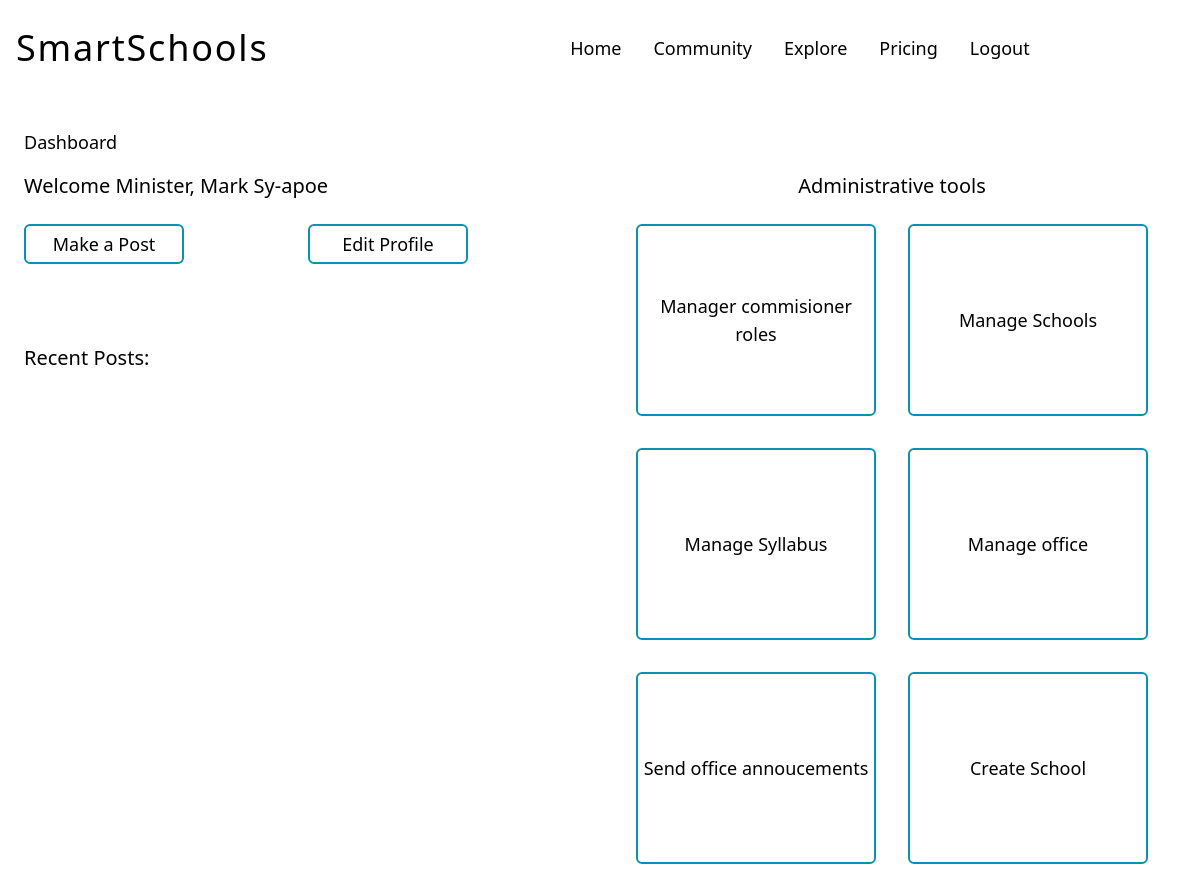
The app's page / (signed in), older data.
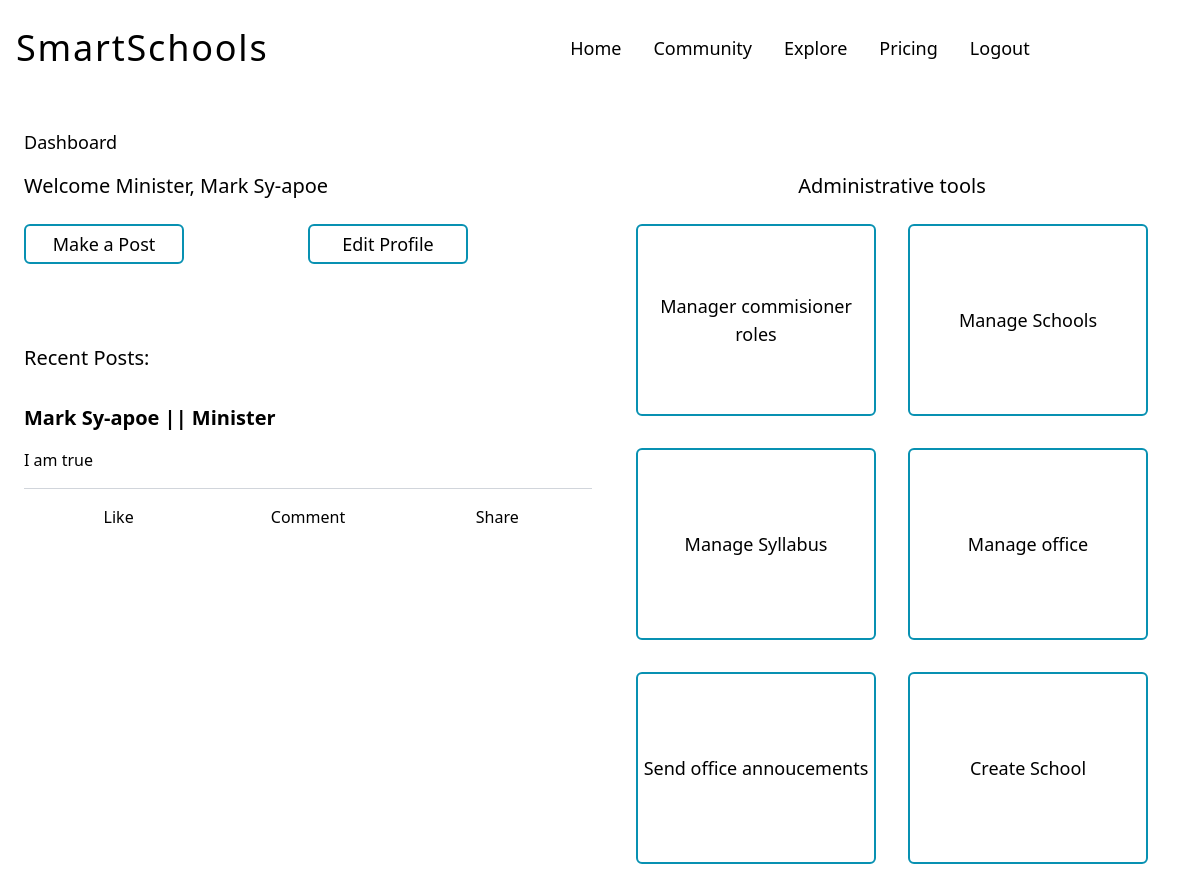
The same page, newer data.
### account/models.py (models this page shows, shortened)
class Account(AbstractBaseUser):
	email 			= models.EmailField(verbose_name="email", max_length=60, unique=True)
	first_name 		= models.CharField(max_length=30, null=True)
	last_name 		= models.CharField(max_length=30, null=True)
	username 		= models.CharField(max_length=30, unique=True)
	date_joined 	= models.DateTimeField(verbose_name="date joined", auto_now_add=True)
	last_login 		= models.DateTimeField(verbose_name="last_login", auto_now=True)
	is_admin 		= models.BooleanField(default=False)
	is_active 		= models.BooleanField(default=True)
	is_staff 		= models.BooleanField(default=False)
	is_superuser 	= models.BooleanField(default=False)
	is_confirmed		= models.BooleanField(default=False)
	is_approved = models.BooleanField(default=False)
	accounttype = models.CharField(max_length=30, choices=ACC_TYPE)
	objects = MyAccountManager()
	USERNAME_FIELD = 'email'
	REQUIRED_FIELDS = ['username', 'first_name', 'last_name']

class Post(models.Model):
	user    = models.OneToOneField(Account, on_delete=models.CASCADE)
	content = models.TextField()

### account/views.py (the view)
# urls.py: path('', views.index, name='index'),
def index(request):
    user = request.user
    context={}
    if user.is_authenticated:
        getposts = Post.objects.filter(user=user)[:5]
        context['yourpost'] = getposts
        if user.accounttype == 'ministerOE':
            profile = MinisterProfile.objects.get(user=user)
            context['profile'] = profile
        elif user.accounttype == 'commissioner':
            profile = CommissionerProfile.objects.get(user=user)
            context['profile'] = profile
        elif user.accounttype == 'fedraldistrict':
            profile = FedralDistrictHeadProfile.objects.get(user=user)
            context['profile'] = profile
        elif user.accounttype == 'statedistrict':
            profile = StateDistrictHeadProfile.objects.get(user=user)
            context['profile'] = profile
        elif user.accounttype == 'principal':
            profile = PrincipalProfile.objects.get(user=user)
            context['profile'] = profile
        else:
            pass
    return render(request, "index.html", context)

### templates/index.html (shortened to what the changed rows need)
{% extends 'base.html' %}
{% block content %}
    {% if user.is_authenticated %}
        <div class="grid grid-cols-1 md:grid-cols-2 gap-4">
        {% if user.accounttype == 'ministerOE' %}
            <div>
                <p class="text-xl mt-4">Welcome Minister, {{user.first_name}} {{user.last_name}}</p>
                <div class="grid grid-cols-2 mt-6">
                    <a href="{% url 'create-post' %}"><button class="border-2 border-cyan-600 px-4 h-10 w-[10rem] text-lg hover:bg-cyan-600 hover:text-white rounded-md">Make a Post</button></a>
                    <button class="border-2 border-cyan-600 px-4 h-10 w-[10rem] text-lg hover:bg-cyan-600 hover:text-white rounded-md">Edit Profile</button>
                </div>
                <p class="mt-20 text-xl">Recent Posts:</p>
                <div class="mt-8 grid grid-cols-1">
                    {% for post in yourpost%}
                        <div class="grid grid-cols-1">
                            <div class="flex flex-row">
                                <p class="font-semibold text-xl">{{user.first_name}} {{user.last_name}} || Minister</p>
                            </div>
                            <p class="mt-4">{{post.content}}</p>
                            <div class="h-px w-full bg-gray-300 mt-4"></div>
                            <div class="grid grid-cols-3 justify-items-center mt-4">
                                <p>Like</p>
                                <p>Comment</p>
                                <p>Share</p>
                            </div>
                        </div>
                    {% endfor %}
                </div>
                <br>
                <br>
                <br>
            </div>
            <div class="grid grid-cols-1 justify-items-center">
                <p class="text-xl mt-4 text-center">Administrative tools</p>
                <div class="grid grid-cols-1 lg:grid-cols-2 mt-6 gap-8">
                    <a href="{% url 'manage-comissioners' %}"><div class="grid grid-cols-1 w-[15rem] h-[12rem] text-lg border-2 border-cyan-600 hover:bg-cyan-600 hover:text-white items-center cursor-pointer group rounded-md">
                      <p class="text-center group-hover:animate-bounce">Manager commisioner roles</p>
                    </div>
                    </a>
                    <div class="grid grid-cols-1 w-[15rem] h-[12rem] text-lg border-2 border-cyan-600 hover:bg-cyan-600 hover:text-white items-center cursor-pointer group rounded-md">
                        <p class="text-center group-hover:animate-bounce">Manage Schools</p>
                    </div>
                    <div class="grid grid-cols-1 w-[15rem] h-[12rem] text-lg border-2 border-cyan-600 hover:bg-cyan-600 hover:text-white items-center cursor-pointer group rounded-md">
                        <p class="text-center group-hover:animate-bounce">Manage Syllabus</p>
                    </div>
                    <div class="grid grid-cols-1 w-[15rem] h-[12rem] text-lg border-2 border-cyan-600 hover:bg-cyan-600 hover:text-white items-center cursor-pointer group rounded-md">
                        <p class="text-center group-hover:animate-bounce">Manage office</p>
                    </div>
                    <div class="grid grid-cols-1 w-[15rem] h-[12rem] text-lg border-2 border-cyan-600 hover:bg-cyan-600 hover:text-white items-center cursor-pointer group rounded-md">
                        <p class="text-center group-hover:animate-bounce">Send office annoucements</p>
                    </div>
                    <div class="grid grid-cols-1 w-[15rem] h-[12rem] text-lg border-2 border-cyan-600 hover:bg-cyan-600 hover:text-white items-center cursor-pointer group rounded-md">
                        <p class="text-center group-hover:animate-bounce">Create School</p>
                    </div>
                </div>
            </div>
        {% elif user.accounttype == 'fedraldistrict' %}
            <p class="text-xl mt-4">Welcome District Head, {{user.first_name}} {{user.last_name}}</p>
        {% elif user.accounttype == 'statedistrict' %}
            <p class="text-xl mt-4">Welcome District Head, {{user.first_name}} {{user.last_name}}</p>
        {% elif user.accounttype == 'officestaff' %}
            <p class="text-xl mt-4">Welcome, {{user.first_name}} {{user.last_name}}</p>
        {% elif user.accounttype == 'schooladmin' %}
            <p class="text-xl mt-4">Welcome, {{user.first_name}} {{user.last_name}}</p>
        {% elif user.accounttype == 'teacher' %}
            <p class="text-xl mt-4">Welcome Teacher, {{user.first_name}} {{user.last_name}}</p>
        {% elif user.accounttype == 'student' %}
            <p class="text-xl mt-4">Welcome Student, {{user.first_name}} {{user.last_name}}</p>
        {% else %}
            <p class="text-xl mt-4">Unknown accountype</p>
        {% endif %}
    </div> <br>
    {% else %}
        <p>landing page</p>
    {% endif %}
{% endblock %}

Row changes from the older to the newer data that the page shows:
added Post: {{ user.first_name }} "Mark", {{ user.last_name }} "Sy-apoe", content "I am true"
